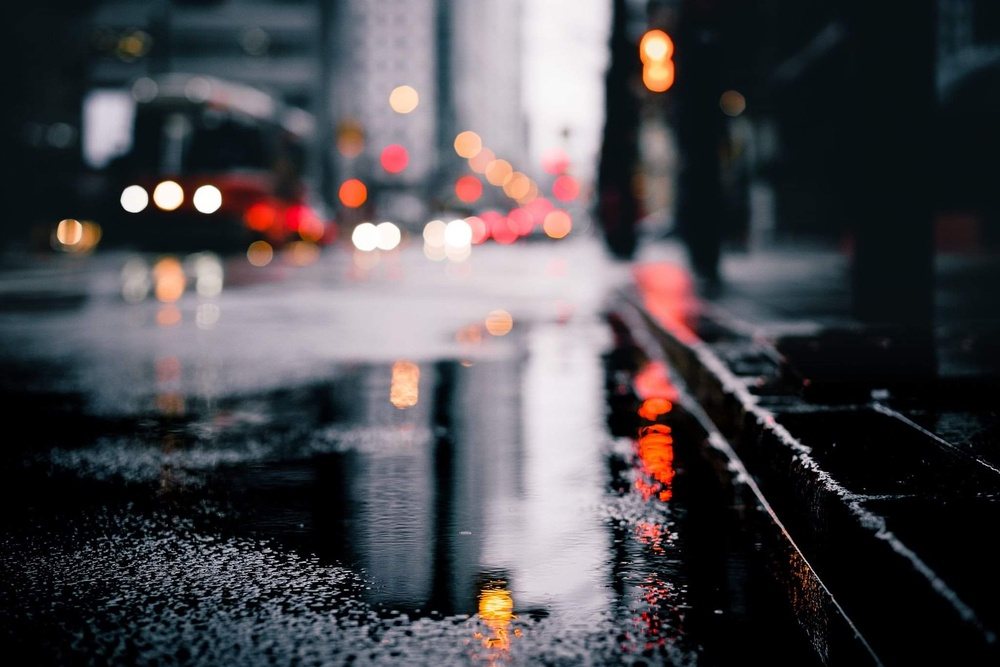
#> input picture My Pictures/street.jpg, 1000 x 667 px, shrunk from 2048 x 1365 before the run
$ jupyter execute '19110413_VongVinhPhu_DIP Lab05.Ipynb'
#> lines starting #> are read from the running program, lines starting #| are printed output that depends on the picture
[cell 1]
import numpy as np
import pandas as pd
import cv2
from matplotlib import pyplot as plt
import matplotlib.cm as cm
import matplotlib.gridspec as gridspec
from pylab import imread
from skimage.color import rgb2gray
import pywt
import pywt.data
from pywt import dwt2, idwt2

[cell 2]
def ShowImage(ImageList, nRows = 1, nCols = 2, WidthSpace = 0.00, HeightSpace = 0.00):
    from matplotlib import pyplot as plt
    import matplotlib.gridspec as gridspec

    gs = gridspec.GridSpec(nRows, nCols)
    gs.update(wspace=WidthSpace, hspace=HeightSpace) # set the spacing between axes.
    plt.figure(figsize=(20,10))
    for i in range(len(ImageList)):
        ax1 = plt.subplot(gs[i])
        ax1.set_xticklabels([])
        ax1.set_yticklabels([])
        ax1.set_aspect('equal')

        plt.subplot(nRows, nCols,i+1)

        image = ImageList[i].copy()
        if (len(image.shape) < 3):
            plt.imshow(image, plt.cm.gray)
        else:
            plt.imshow(image)
        plt.title("Image " + str(i))
        plt.axis('off')

    plt.show()

[cell 3]
discrete_wavelets = ['db5', 'sym5', 'coif5', 'bior1.3', 'haar']
continuous_wavelets = ['mexh', 'morl', 'cgau5', 'gaus5']

list_list_wavelets = [discrete_wavelets, continuous_wavelets]
list_funcs = [pywt.Wavelet, pywt.ContinuousWavelet]

fig, axarr = plt.subplots(nrows=2, ncols=5, figsize=(16,8))
for ii, list_wavelets in enumerate(list_list_wavelets):
    func = list_funcs[ii]
    row_no = ii
    for col_no, waveletname in enumerate(list_wavelets):
        wavelet = func(waveletname)
        family_name = wavelet.family_name
        biorthogonal = wavelet.biorthogonal
        orthogonal = wavelet.orthogonal
        symmetry = wavelet.symmetry
        if ii == 0:
            _ = wavelet.wavefun()
            wavelet_function = _[0]
            x_values = _[-1]
        else:
            wavelet_function, x_values = wavelet.wavefun()
        if col_no == 0 and ii == 0:
            axarr[row_no, col_no].set_ylabel("Discrete Wavelets", fontsize=16)
        if col_no == 0 and ii == 1:
            axarr[row_no, col_no].set_ylabel("Continuous Wavelets", fontsize=16)
        axarr[row_no, col_no].set_title("{}".format(family_name), fontsize=16)
        axarr[row_no, col_no].plot(x_values, wavelet_function)
        axarr[row_no, col_no].set_yticks([])
        axarr[row_no, col_no].set_yticklabels([])

plt.tight_layout()
plt.show()

[cell 4]
# Read Image
image_color = imread("My Pictures/street.jpg")
#> image_color is the input picture: shape (667, 1000, 3); mean R, G, B 73.4, 71.4, 75.7
# Convert Image into Gray
image_gray = cv2.cvtColor(image_color, cv2.COLOR_RGB2GRAY)

# Display Image
ShowImage([image_color, image_gray], 1, 2)
#> the loop in ShowImage, `for i in range(len(ImageList)):` made 2 passes
#> in ShowImage, `plt.show()`:
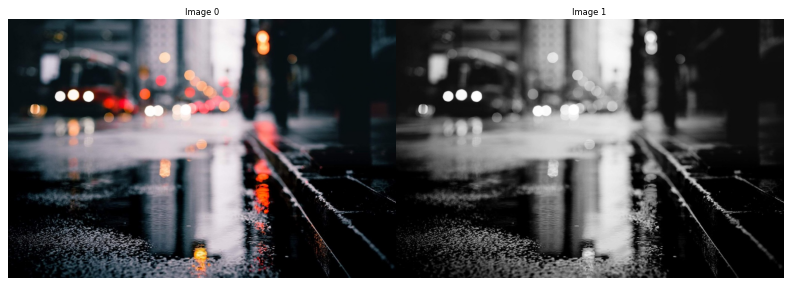
#> figure drawn by matplotlib, 2 panels

[cell 5]
from pywt._doc_utils import wavedec2_keys, draw_2d_wp_basis

x = image_gray.astype(np.float32)
shape = x.shape


max_lev = 2       # how many levels of decomposition to draw
label_levels = 2  # how many levels to explicitly label on the plots

fig, axes = plt.subplots(2, 3, figsize=[14, 8])
for level in range(0, max_lev + 1):
    if level == 0:
        # show the original image before decomposition
        axes[0, 0].set_axis_off()
        axes[1, 0].imshow(x, cmap=plt.cm.gray)
        axes[1, 0].set_title('Image')
        axes[1, 0].set_axis_off()
        continue

    # plot subband boundaries of a standard DWT basis
    draw_2d_wp_basis(shape, wavedec2_keys(level), ax=axes[0, level],
                     label_levels=label_levels)
    axes[0, level].set_title('{} level\ndecomposition'.format(level))

    # compute the 2D DWT
    c = pywt.wavedec2(x, 'db5', mode='periodization', level=level)
    # normalize each coefficient array independently for better visibility
    c[0] /= np.abs(c[0]).max()
    for detail_level in range(level):
        c[detail_level + 1] = [d/np.abs(d).max() for d in c[detail_level + 1]]
    # show the normalized coefficients
    arr, slices = pywt.coeffs_to_array(c)
    axes[1, level].imshow(arr, cmap=plt.cm.gray)
    axes[1, level].set_title('Coefficients\n({} level)'.format(level))
    axes[1, level].set_axis_off()
#> this loop made 3 passes
#> pass 3, `arr, slices = pywt.coeffs_to_array(c)`:
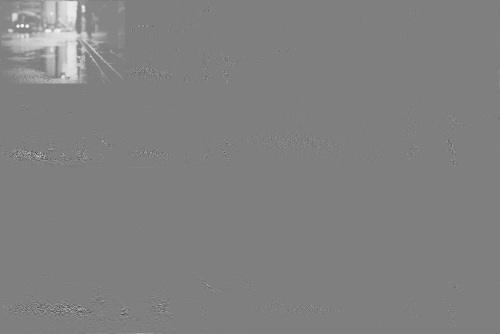
#> arr: shape (668, 1000) float32 (shown at 1/2 size); min -1, max 1, mean 0.0155; drawn with min black and max white

plt.tight_layout()
plt.show()
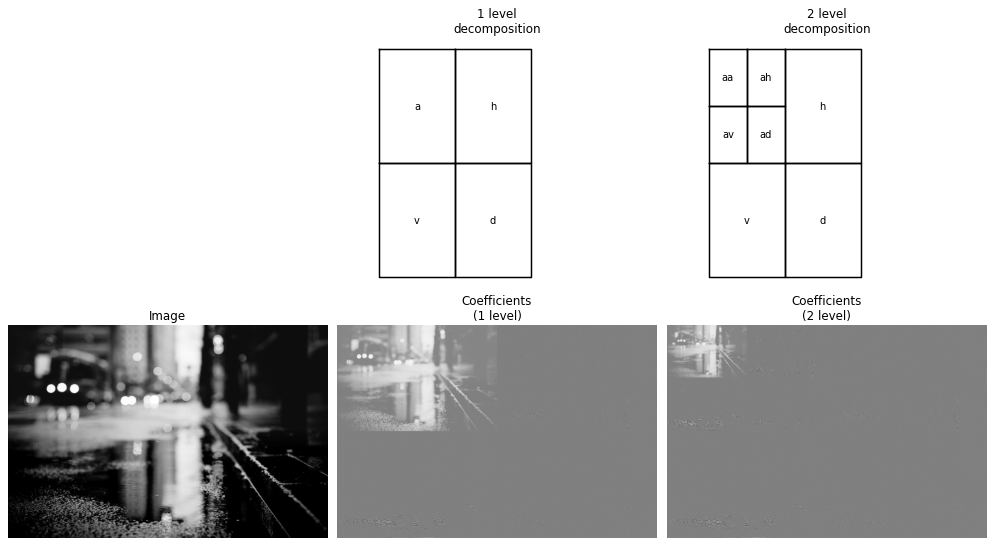
#> figure drawn by matplotlib, 5 panels

[cell 6]
from pywt._doc_utils import wavedec2_keys, draw_2d_wp_basis

x = image_gray.astype(np.float32)
shape = x.shape


max_lev = 2       # how many levels of decomposition to draw
label_levels = 2  # how many levels to explicitly label on the plots

fig, axes = plt.subplots(2, 3, figsize=[14, 8])
for level in range(0, max_lev + 1):
    if level == 0:
        # show the original image before decomposition
        axes[0, 0].set_axis_off()
        axes[1, 0].imshow(x, cmap=plt.cm.gray)
        axes[1, 0].set_title('Image')
        axes[1, 0].set_axis_off()
        continue

    # plot subband boundaries of a standard DWT basis
    draw_2d_wp_basis(shape, wavedec2_keys(level), ax=axes[0, level],
                     label_levels=label_levels)
    axes[0, level].set_title('{} level\ndecomposition'.format(level))

    # compute the 2D DWT
    c = pywt.wavedec2(x, 'sym5', mode='periodization', level=level)
    # normalize each coefficient array independently for better visibility
    c[0] /= np.abs(c[0]).max()
    for detail_level in range(level):
        c[detail_level + 1] = [d/np.abs(d).max() for d in c[detail_level + 1]]
    # show the normalized coefficients
    arr, slices = pywt.coeffs_to_array(c)
    axes[1, level].imshow(arr, cmap=plt.cm.gray)
    axes[1, level].set_title('Coefficients\n({} level)'.format(level))
    axes[1, level].set_axis_off()

plt.tight_layout()
plt.show()

[cell 7]
from pywt._doc_utils import wavedec2_keys, draw_2d_wp_basis

x = image_gray.astype(np.float32)
shape = x.shape


max_lev = 2       # how many levels of decomposition to draw
label_levels = 2  # how many levels to explicitly label on the plots

fig, axes = plt.subplots(2, 3, figsize=[14, 8])
for level in range(0, max_lev + 1):
    if level == 0:
        # show the original image before decomposition
        axes[0, 0].set_axis_off()
        axes[1, 0].imshow(x, cmap=plt.cm.gray)
        axes[1, 0].set_title('Image')
        axes[1, 0].set_axis_off()
        continue

    # plot subband boundaries of a standard DWT basis
    draw_2d_wp_basis(shape, wavedec2_keys(level), ax=axes[0, level],
                     label_levels=label_levels)
    axes[0, level].set_title('{} level\ndecomposition'.format(level))

    # compute the 2D DWT
    c = pywt.wavedec2(x, 'coif5', mode='periodization', level=level)
    # normalize each coefficient array independently for better visibility
    c[0] /= np.abs(c[0]).max()
    for detail_level in range(level):
        c[detail_level + 1] = [d/np.abs(d).max() for d in c[detail_level + 1]]
    # show the normalized coefficients
    arr, slices = pywt.coeffs_to_array(c)
    axes[1, level].imshow(arr, cmap=plt.cm.gray)
    axes[1, level].set_title('Coefficients\n({} level)'.format(level))
    axes[1, level].set_axis_off()

plt.tight_layout()
plt.show()

[cell 8]
from pywt._doc_utils import wavedec2_keys, draw_2d_wp_basis

x = image_gray.astype(np.float32)
shape = x.shape


max_lev = 2       # how many levels of decomposition to draw
label_levels = 2  # how many levels to explicitly label on the plots

fig, axes = plt.subplots(2, 3, figsize=[14, 8])
for level in range(0, max_lev + 1):
    if level == 0:
        # show the original image before decomposition
        axes[0, 0].set_axis_off()
        axes[1, 0].imshow(x, cmap=plt.cm.gray)
        axes[1, 0].set_title('Image')
        axes[1, 0].set_axis_off()
        continue

    # plot subband boundaries of a standard DWT basis
    draw_2d_wp_basis(shape, wavedec2_keys(level), ax=axes[0, level],
                     label_levels=label_levels)
    axes[0, level].set_title('{} level\ndecomposition'.format(level))

    # compute the 2D DWT
    c = pywt.wavedec2(x, 'bior1.3', mode='periodization', level=level)
    # normalize each coefficient array independently for better visibility
    c[0] /= np.abs(c[0]).max()
    for detail_level in range(level):
        c[detail_level + 1] = [d/np.abs(d).max() for d in c[detail_level + 1]]
    # show the normalized coefficients
    arr, slices = pywt.coeffs_to_array(c)
    axes[1, level].imshow(arr, cmap=plt.cm.gray)
    axes[1, level].set_title('Coefficients\n({} level)'.format(level))
    axes[1, level].set_axis_off()

plt.tight_layout()
plt.show()

[cell 9]
from pywt._doc_utils import wavedec2_keys, draw_2d_wp_basis

x = image_gray.astype(np.float32)
shape = x.shape


max_lev = 2       # how many levels of decomposition to draw
label_levels = 2  # how many levels to explicitly label on the plots

fig, axes = plt.subplots(2, 3, figsize=[14, 8])
for level in range(0, max_lev + 1):
    if level == 0:
        # show the original image before decomposition
        axes[0, 0].set_axis_off()
        axes[1, 0].imshow(x, cmap=plt.cm.gray)
        axes[1, 0].set_title('Image')
        axes[1, 0].set_axis_off()
        continue

    # plot subband boundaries of a standard DWT basis
    draw_2d_wp_basis(shape, wavedec2_keys(level), ax=axes[0, level],
                     label_levels=label_levels)
    axes[0, level].set_title('{} level\ndecomposition'.format(level))

    # compute the 2D DWT
    c = pywt.wavedec2(x, 'haar', mode='periodization', level=level)
    # normalize each coefficient array independently for better visibility
    c[0] /= np.abs(c[0]).max()
    for detail_level in range(level):
        c[detail_level + 1] = [d/np.abs(d).max() for d in c[detail_level + 1]]
    # show the normalized coefficients
    arr, slices = pywt.coeffs_to_array(c)
    axes[1, level].imshow(arr, cmap=plt.cm.gray)
    axes[1, level].set_title('Coefficients\n({} level)'.format(level))
    axes[1, level].set_axis_off()

plt.tight_layout()
plt.show()

[cell 10]
def w2d(img, mode='haar', level=1):
#> called with mode = 'db5', level = 7
    imArray =  np.float32(img)
    imArray /= 255;
    # compute coefficients
    coeffs=pywt.wavedec2(imArray, mode, level=level)
#> coeffs = 8 items

    #Process Coefficients
    coeffs_H=list(coeffs)
#> coeffs_H = 8 items
    coeffs_H[0] *= 0;

    # reconstruction
    imArray_H=pywt.waverec2(coeffs_H, mode);
    imArray_H *= 255;
    imArray_H =  np.uint8(imArray_H)
    #Display result
    plt.imshow(imArray_H)
    plt.show()

[cell 11]
w2d(image_gray,'db5',7)

[cell 12]
w2d(image_gray,'sym5',3)

[cell 13]
w2d(image_gray,'coif5',2)
#> call 3 of w2d, with mode = 'coif5', level = 2
#> in w2d (call 3), `coeffs=pywt.wavedec2(imArray, mode, level=level)`: coeffs = 3 items
#> in w2d (call 3), `imArray_H =  np.uint8(imArray_H)`:
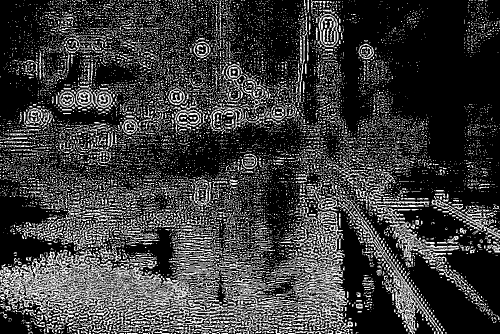
#> imArray_H: shape (668, 1000) (shown at 1/2 size); min 0, max 255, mean 58.8

[cell 14]
w2d(image_gray,'bior1.3',1)
#> call 4 of w2d, with mode = 'bior1.3', level = 1
#> in w2d (call 4), `coeffs=pywt.wavedec2(imArray, mode, level=level)`: coeffs = 2 items
#> in w2d (call 4), `imArray_H =  np.uint8(imArray_H)`:
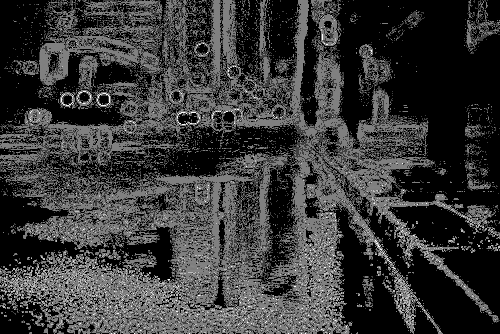
#> imArray_H: shape (668, 1000) (shown at 1/2 size); min 0, max 255, mean 56.4

[cell 15]
w2d(image_gray,'haar',5)
#> in w2d (call 5), `coeffs=pywt.wavedec2(imArray, mode, level=level)`: coeffs = 6 items
#> in w2d (call 5), `imArray_H =  np.uint8(imArray_H)`:
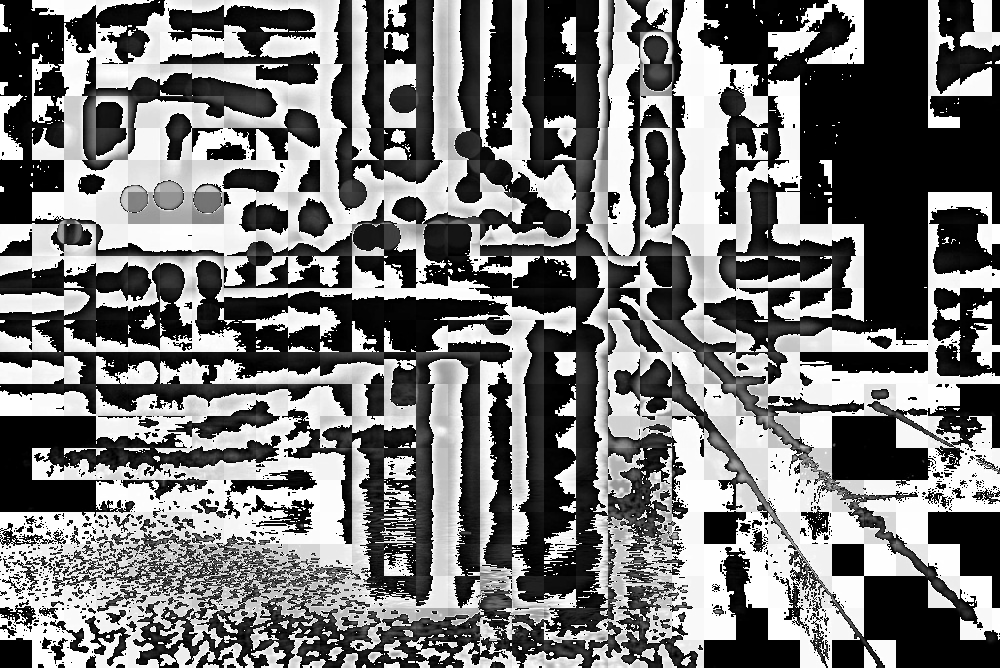
#> imArray_H: shape (668, 1000); min 0, max 255, mean 119.3

$ run again, with My Pictures/Essential-Books.jpg copied over My Pictures/street.jpg
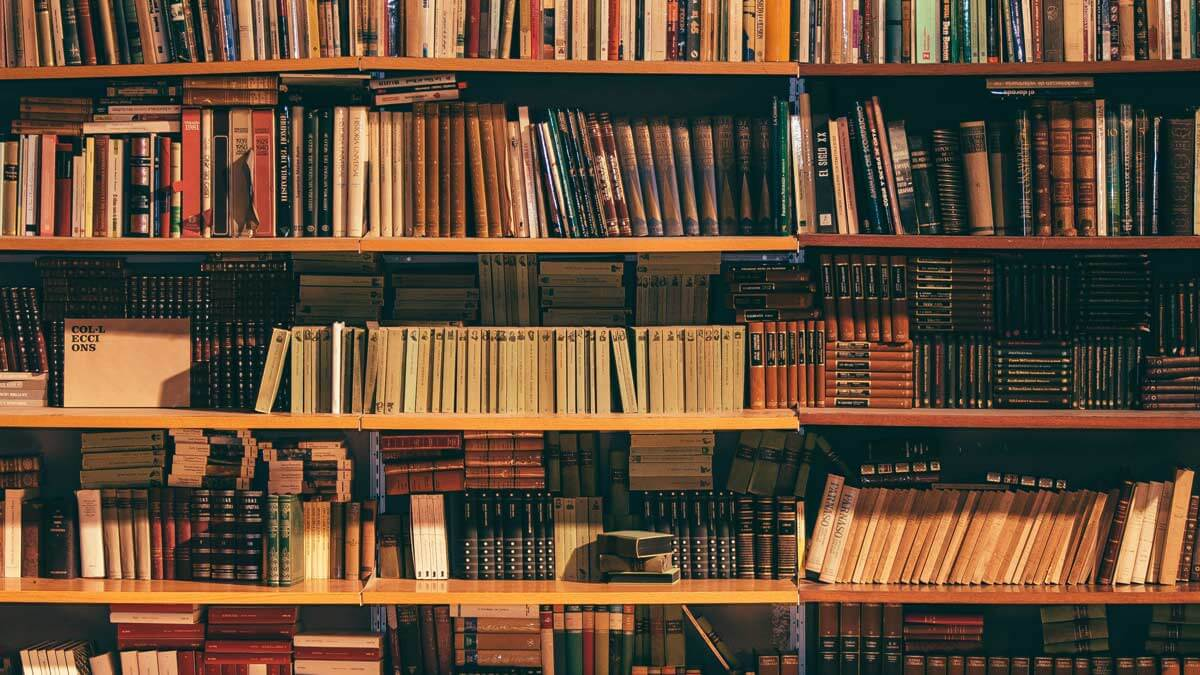
#> input picture My Pictures/Essential-Books.jpg, 1200 x 675 px
#> image_color is the input picture: shape (675, 1200, 3); mean R, G, B 99.4, 76.1, 55.4
#> the loop in ShowImage, `for i in range(len(ImageList)):` made 2 passes
#> coeffs = 8 items
#> coeffs = 3 items
#> in w2d (call 3), `imArray_H =  np.uint8(imArray_H)`:
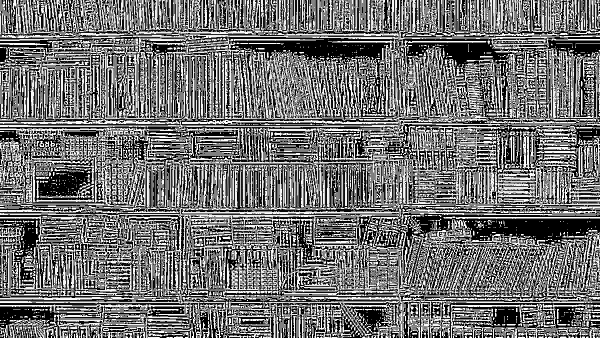
#> imArray_H: shape (676, 1200) (shown at 1/2 size); min 0, max 255, mean 113.7
#> coeffs = 2 items
#> in w2d (call 4), `imArray_H=pywt.waverec2(coeffs_H, mode);`:
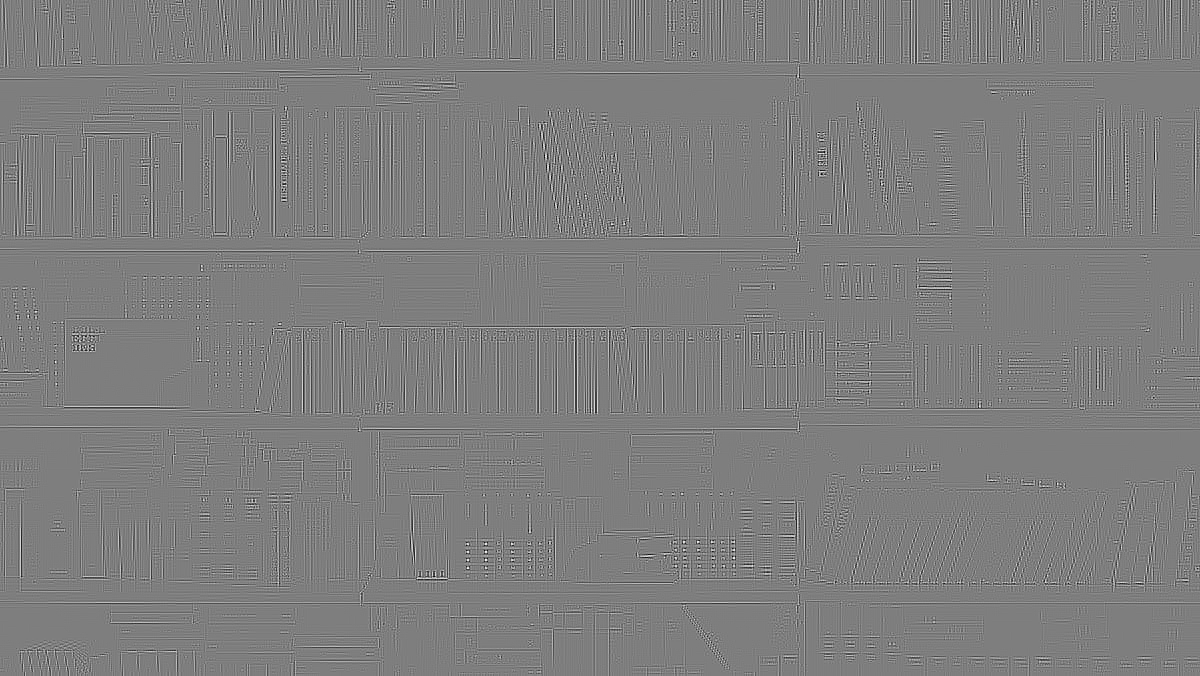
#> imArray_H: shape (676, 1200) float32; min -0.393, max 0.4, mean 7.94e-07; drawn with min black and max white
